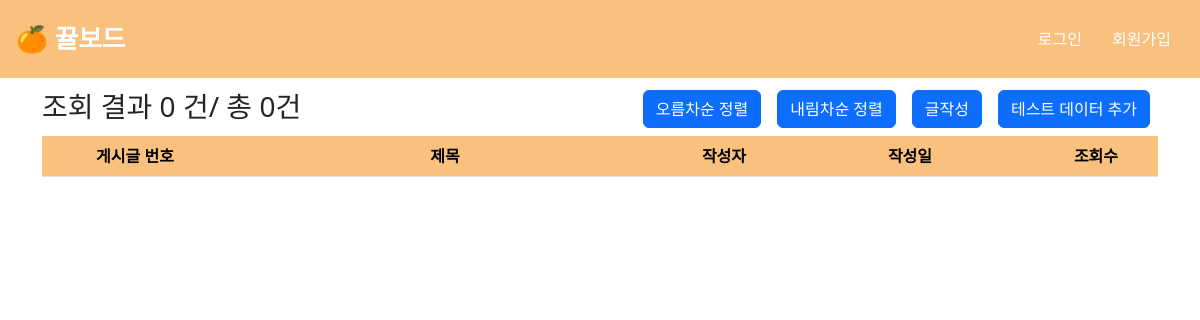
Before: /board/index with the older database file.
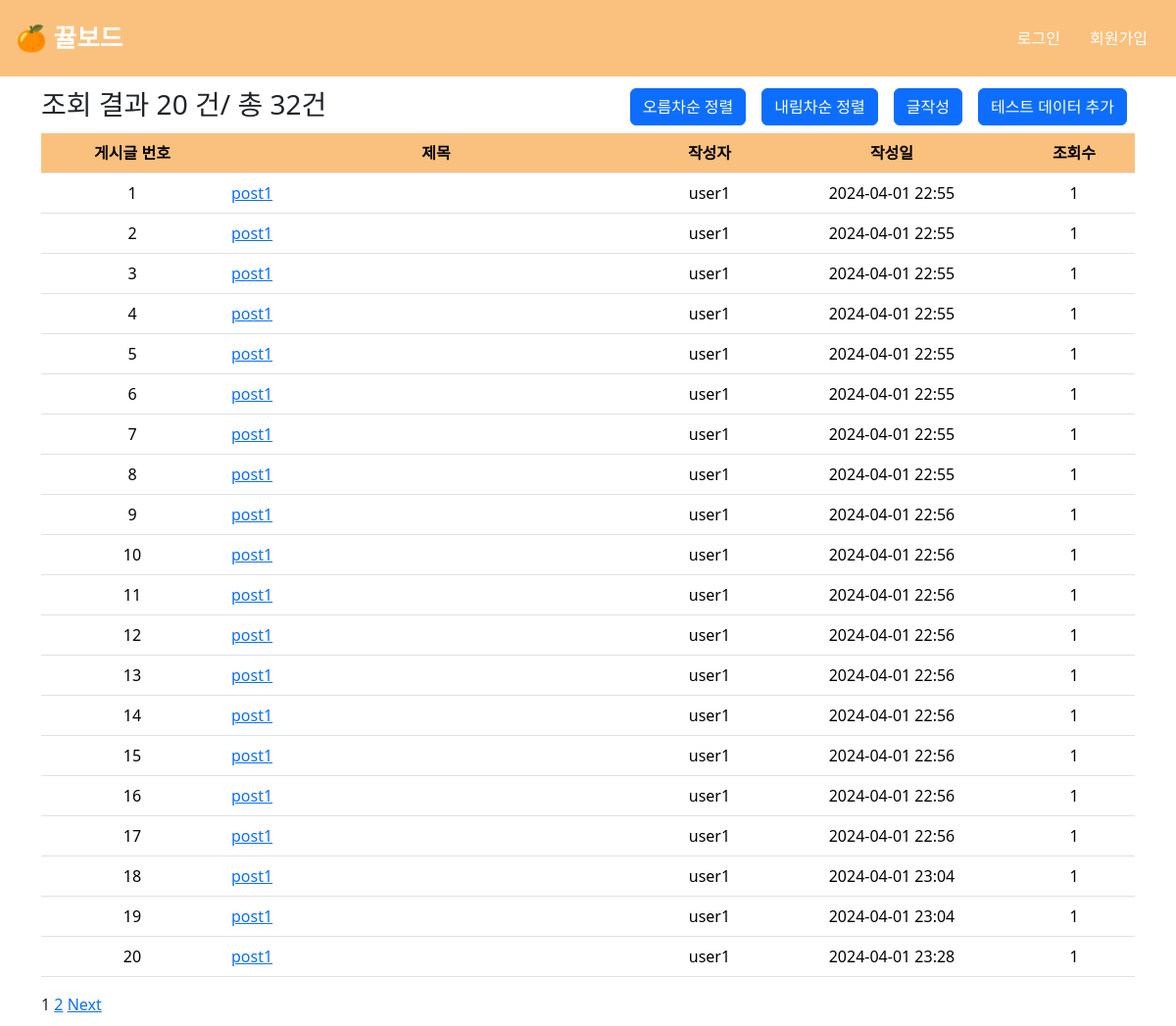
After: the same page with the newer database file.
### app/database.py (models this page shows, shortened)
class Post(db.Model):
    id = db.Column(db.Integer, primary_key=True, autoincrement=True)
    title = db.Column(db.String, nullable=False)
    body = db.Column(db.Text, nullable=False)
    user_id = db.Column(db.Integer, ForeignKey('user.id'), nullable=False)
    status = db.Column(db.String, nullable=True)
    problem_url = db.Column(db.String, nullable=True)
    created_at = db.Column(db.DateTime, nullable=False)
    updated_at = db.Column(db.DateTime, nullable=False)
    click_count = db.Column(db.Integer, nullable=True)
    like_count = db.Column(db.Integer, nullable=True)
    secret_mode = db.Column(db.Boolean, nullable=True)
    user = relationship('User', back_populates='posts', lazy='joined')

class User(UserMixin, db.Model):
    id = db.Column(db.Integer, primary_key=True)
    username = db.Column(db.String, unique=True, nullable=False)
    password = db.Column(db.String)
    email = db.Column(db.String, unique=True)
    grade = db.Column(db.String, default=0)
    userpic = db.Column(db.String)
    posts = relationship('Post', back_populates='user', lazy='joined')

### app/board/routes.py (the view)
@board_bp.route('/index')
def index():
    page = request.args.get('page', 1, type=int)
    sort = request.args.get('sort', None, type=str)
    perPage = 20
    try:
        if sort == 'asc':
            pag = Post.query.order_by(Post.created_at.asc()).paginate(page=page, per_page=perPage)
        elif sort == 'desc':
            pag = Post.query.order_by(Post.created_at.desc()).paginate(page=page, per_page=perPage)
        else:
            pag = Post.query.paginate(page=page, per_page=perPage)
    except:
        return redirect(url_for('board.index'))
    stIdx = (pag.page - 1) * pag.per_page + 1
    postsCount = min(pag.total, (page - 1) * perPage + len(pag.items))
    return render_template('board/index.html', pag=pag, postsCount=postsCount, stIdx=stIdx, sort=sort)

### templates/board/index.html (shortened to what this page needs)
{% extends "layout.html" %}
{% block content %}
<div class="container">
    <div>
        <div class="row">
            <div class="col">
                <h3>조회 결과 {{ postsCount }} 건/ 총 {{ pag.total }}건</h3>
            </div>
            <div class="col justify-content-end d-flex">
                <a href="{{ url_for('board.index', page=pag.page, sort='asc') }}" class="btn btn-primary mb-2 mx-2">오름차순 정렬</a>
                <a href="{{ url_for('board.index', page=pag.page, sort='desc') }}" class="btn btn-primary mb-2 mx-2">내림차순 정렬</a>
                <a href="{{ url_for('board.write') }}" class="btn btn-primary mb-2 mx-2">글작성</a>
                <form class="form-inline" action="#" method="POST">
                    <button type="submit" class="btn btn-primary mb-2 mx-2">테스트 데이터 추가</button>
                </form>
            </div>
        </div>
        <table class="table postTable">
            <thead>
                <tr>
                    <th class="postNum">게시글 번호</th>
                    <th class="postTitle">제목</th>
                    <th class="postWriter">작성자</th>
                    <th class="postDate">작성일</th>
                    <th class="postHit">조회수</th>
                </tr>
            </thead>
            <tbody>
                {% for post in pag.items %}
                <tr>
                    <td style="text-align: center;">{{ stIdx + loop.index0 }}</td>
                    <td><a href="#">{{ post.title }}</a></td>
                    <td style="text-align: center;">{{ post.user.username }}</td>
                    <td style="text-align: center;">{{ post.updated_at.strftime("%Y-%m-%d %H:%M") }}</td>
                    <td style="text-align: center;">{{ post.click_count }}</td>
                </tr>
                {% endfor %}
            </tbody>
        </table>
    </div>
    {% for page_num in pag.iter_pages() %}
        {% if page_num %}
            {% if page_num != pag.page %}
                <a href="{{ url_for('board.index', page=page_num, sort=sort) }}">{{ page_num }}</a>
            {% else %}
                <a>{{ page_num }}</a>
            {% endif %}
        {% else %}
            ...
        {% endif %}
    {% endfor %}
    {% if pag.has_next %}
        <a href="{{ url_for('board.index', page=pag.next_num, sort=sort) }}">Next</a>
    {% endif %}
</div>
{% endblock %}

### templates/layout.html (shortened to what this page needs)
<!doctype html>
<html lang="en">
<head>
    <link rel="stylesheet" type="text/css" href="{{ url_for('static', filename='css/custom.css') }}">
</head>
<body>
    <nav id="Nav">
        <div class="navContainer">
            <div class="navLogo">🍊 뀰보드</div>
            <div>
                {% if current_user.is_authenticated %}
                    <a href="#" class="btn navBtn">내 정보</a>
                    <a href="{{ url_for('acc.logout') }}" class="btn navBtn">로그아웃</a>
                {% else %}
                    <a href="{{ url_for('acc.login') }}" class="btn navBtn">로그인</a>
                    <a href="#" class="btn navBtn">회원가입</a>
                {% endif %}
            </div>
        </div>
    </nav>
    <div class="content">
        {% block content %}
        {% endblock %}
    </div>
</body>
</html>

Changed rows visible on the page:
added Post: index0 "1", title "post1", user.username "user1", updated_at "2024-04-01 22:55", click_count "1"
added Post: index0 "2", title "post1", user.username "user1", updated_at "2024-04-01 22:55", click_count "1"
added Post: stIdx+loop.index0 "3", title "post1", user.username "user1", updated_at "2024-04-01 22:55", click_count "1"
added Post: stIdx+loop.index0 "4", title "post1", user.username "user1", updated_at "2024-04-01 22:55", click_count "1"
added Post: stIdx+loop.index0 "5", title "post1", user.username "user1", updated_at "2024-04-01 22:55", click_count "1"
added Post: stIdx+loop.index0 "6", title "post1", user.username "user1", updated_at "2024-04-01 22:55", click_count "1"
added Post: stIdx+loop.index0 "7", title "post1", user.username "user1", updated_at "2024-04-01 22:55", click_count "1"
added Post: stIdx+loop.index0 "8", title "post1", user.username "user1", updated_at "2024-04-01 22:55", click_count "1"
added Post: stIdx+loop.index0 "9", title "post1", user.username "user1", updated_at "2024-04-01 22:56", click_count "1"
added Post: stIdx+loop.index0 "10", title "post1", user.username "user1", updated_at "2024-04-01 22:56", click_count "1"
added Post: stIdx+loop.index0 "11", title "post1", user.username "user1", updated_at "2024-04-01 22:56", click_count "1"
added Post: stIdx+loop.index0 "12", title "post1", user.username "user1", updated_at "2024-04-01 22:56", click_count "1"
added Post: stIdx+loop.index0 "13", title "post1", user.username "user1", updated_at "2024-04-01 22:56", click_count "1"
added Post: stIdx+loop.index0 "14", title "post1", user.username "user1", updated_at "2024-04-01 22:56", click_count "1"
added Post: stIdx+loop.index0 "15", title "post1", user.username "user1", updated_at "2024-04-01 22:56", click_count "1"
added Post: stIdx+loop.index0 "16", title "post1", user.username "user1", updated_at "2024-04-01 22:56", click_count "1"
added Post: stIdx+loop.index0 "17", title "post1", user.username "user1", updated_at "2024-04-01 22:56", click_count "1"
added Post: stIdx+loop.index0 "18", title "post1", user.username "user1", updated_at "2024-04-01 23:04", click_count "1"
added Post: stIdx+loop.index0 "19", title "post1", user.username "user1", updated_at "2024-04-01 23:04", click_count "1"
added Post: stIdx+loop.index0 "20", title "post1", user.username "user1", updated_at "2024-04-01 23:28", click_count "1"
Other visible differences:
{{ postsCount }}: "0" → "20"
{{ pag.total }}: "0" → "32"
new list line: "1"
new list line: "2"
text now shown: "Next"
